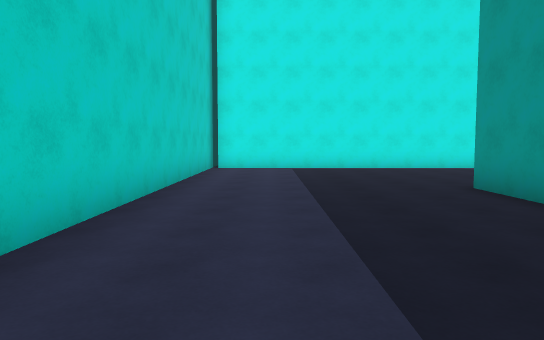
View 1 (above)

23 first-person views from a walk through a 3-D level made in the Unity game engine. The camera is 1.5 m above the floor, tilts 4° down and sees 70° across. The floor is counted in squares, 2 m on a side. Each view is taken from the middle of a square. On the plan, view 1 faces up. The plan holds only what a view shows up to about 12 squares ahead; the rest is blank. The place goes on beyond the plan. The player is left out.

View 2
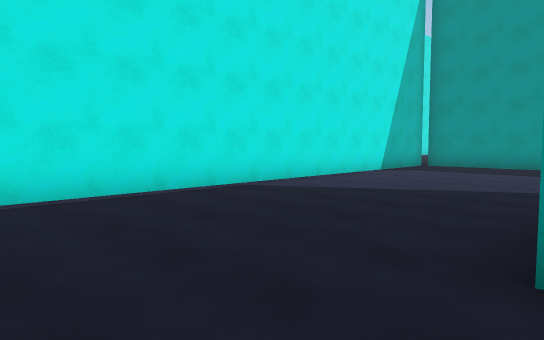

View 3
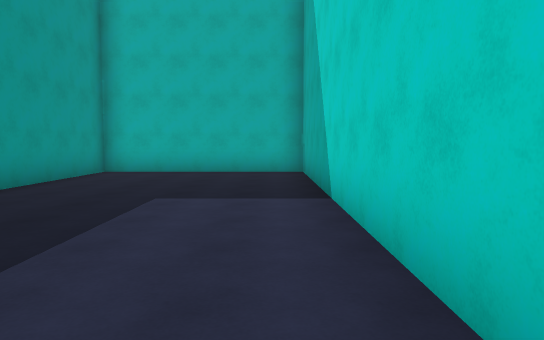

View 4
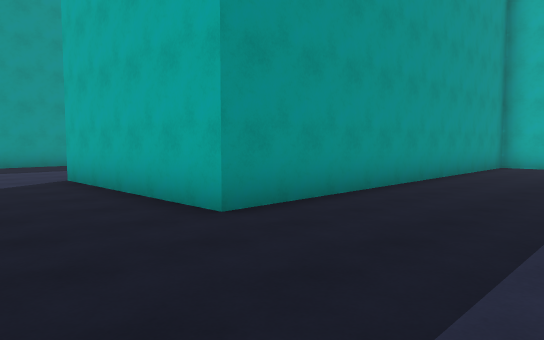

View 5
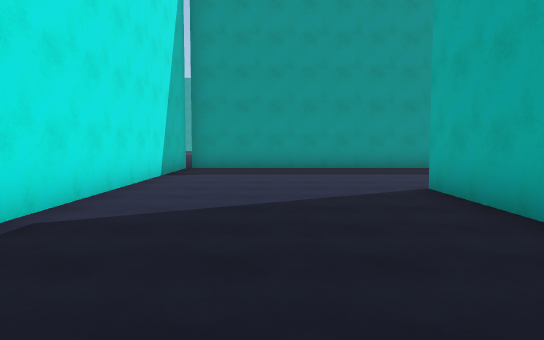

View 6
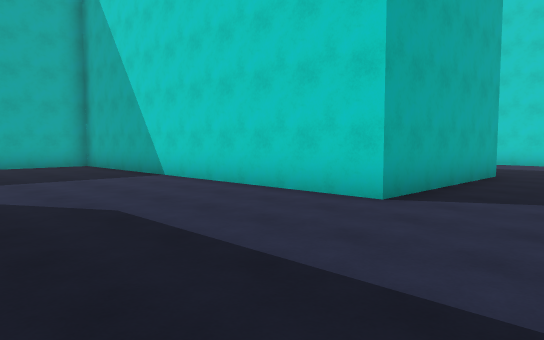

View 7
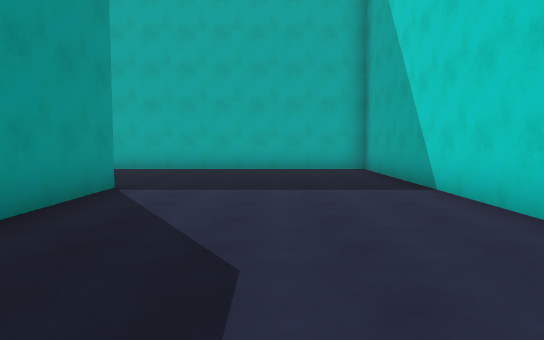

View 8
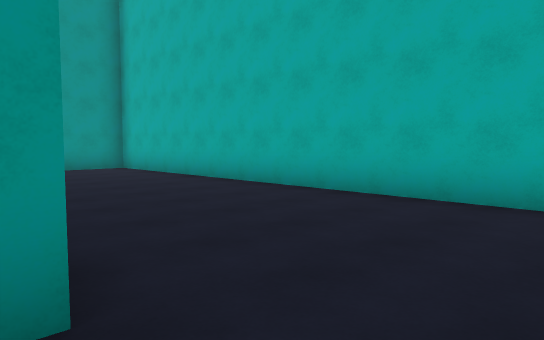

View 9
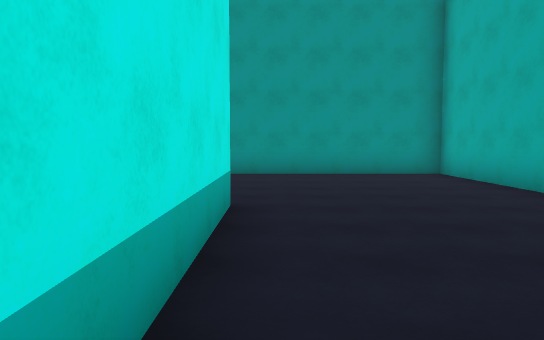

View 10
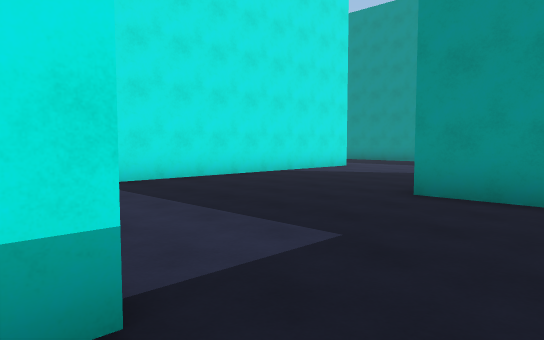

View 11
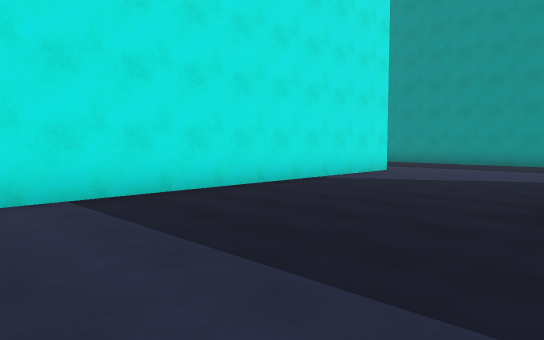

View 12
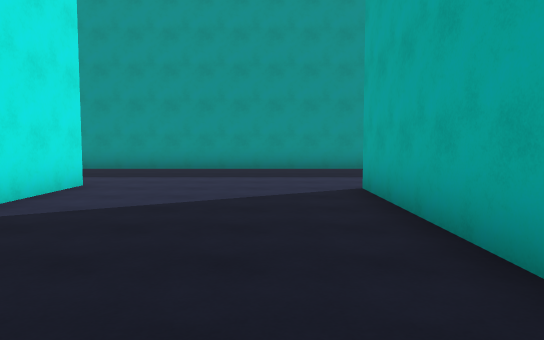

View 13
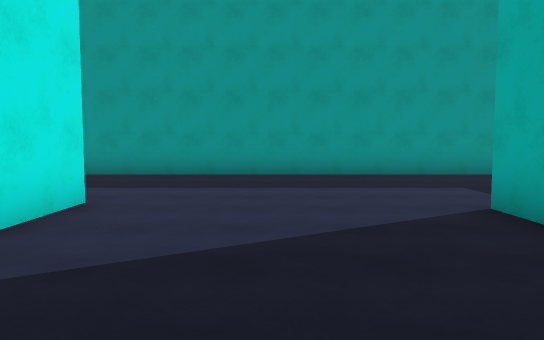

View 14
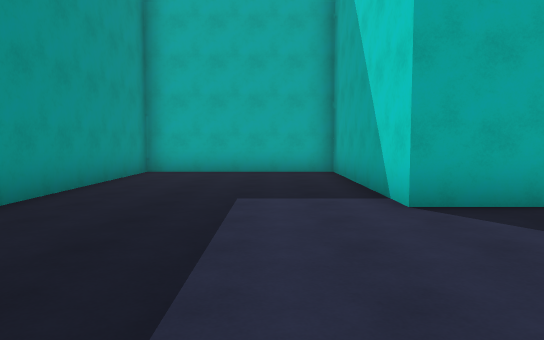

View 15
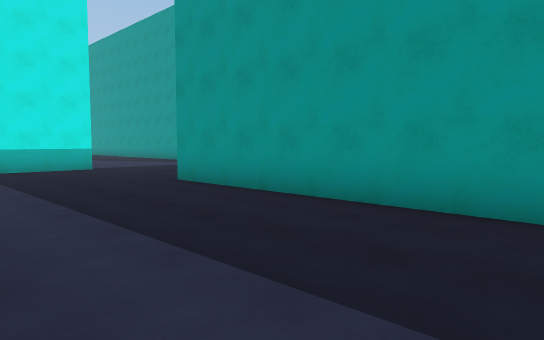

View 16
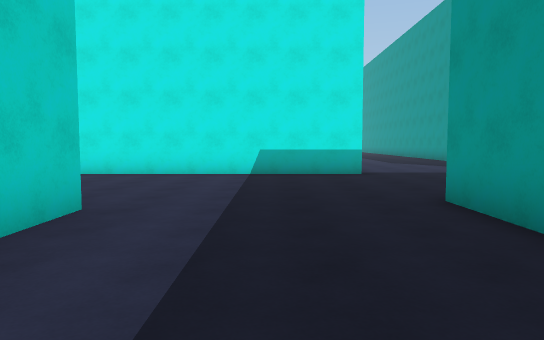

View 17
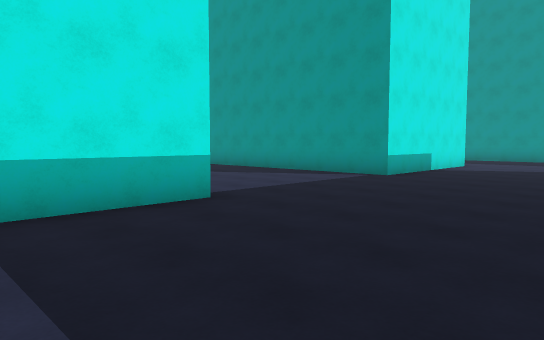

View 18
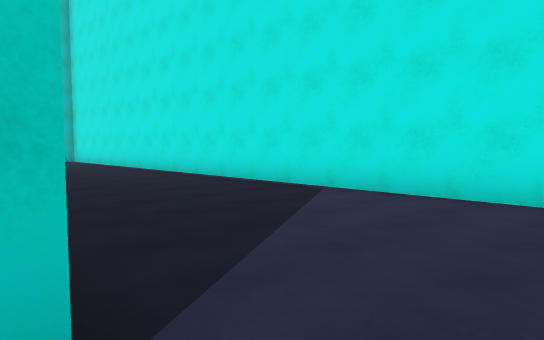

View 19
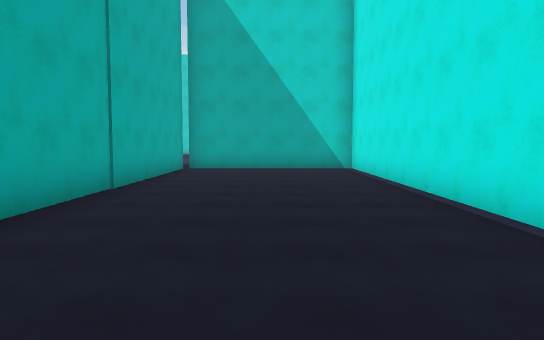

View 20
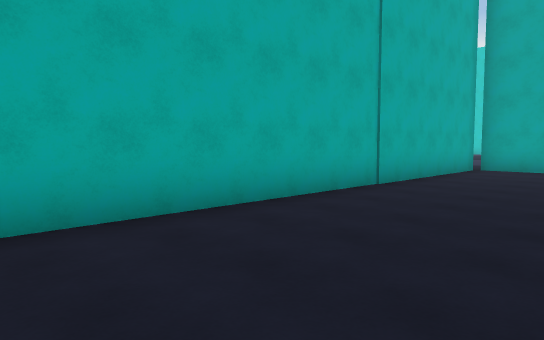

View 21
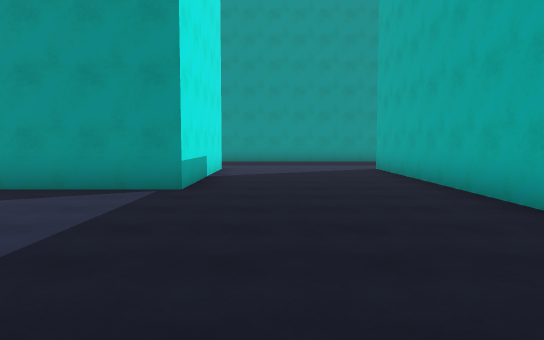

View 22
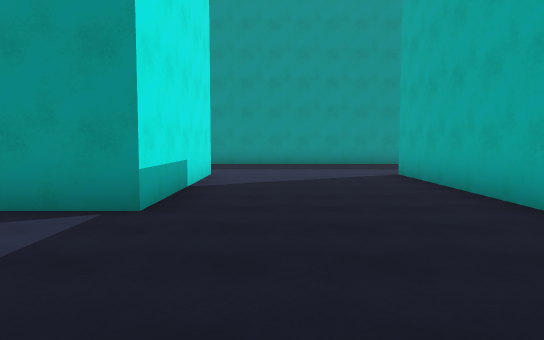

View 23
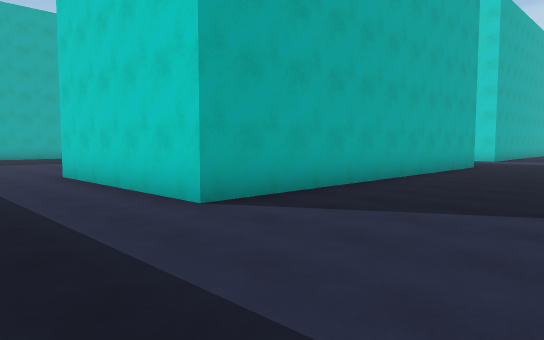

### Floor plan
Points are (right, up) in squares from view 1. A wall is a line through its corners. A room is listed if a view was taken in it or the views show most of it. See-through windows are left out.
Room 1 (views 1, 2, 3, 4, 5, 6, 7, 8, 9, 10, 11, 12, 13, 14, 15, 16, 17, 18, 19, 20, 21, 22, 23)
walls: (24, 1.5) (28.4, 1.5) (28.4, -4.1) (33.2, -4.1) (33.2, 12) (43.2, 12) (43.2, 6.8); (28.9, 6.3) (19.9, 6.3); (28.9, 11.4) (28.9, 10); (18.8, 0.5) (14.6, 0.5); (13.5, 11.4) (24.5, 11.4); (13.6, 0.4) (13.6, 11.5); (33.2, 16.4) (13.5, 16.4) (13.5, 11.5) (-1.6, 11.5); (43.2, 16.4) (38.2, 16.4) (38.2, 20.5); (-1.8, 12) (-1.8, -4.1) (3.3, -4.1) (3.3, 6.4) (8.3, 6.4) (8.3, -4.1) (23.4, -4.1) (23.4, 1.5)

Positions as (right, up) in squares from view 1, and headings:
1: (0, 0), facing up
2: (1, 6), facing up-right
3: (-1, 6), facing down
4: (0, 9), facing down-right
5: (2, 9), facing right
6: (13, 9), facing down-left
7: (11, 7), facing down
8: (12, 1), facing down-right
9: (14, 0), facing right
10: (18, -1), facing up-right
11: (19, 1), facing up-right
12: (22, 3), facing right
13: (24, 4), facing right
14: (30, 6), facing down
15: (29, 5), facing up-right
16: (31, 7), facing up
17: (30, 12), facing up-right
18: (30, 11), facing up-left
19: (25, 14), facing left
20: (25, 15), facing down-left
21: (32, 15), facing right
22: (34, 15), facing right
23: (46, 16), facing down-left
